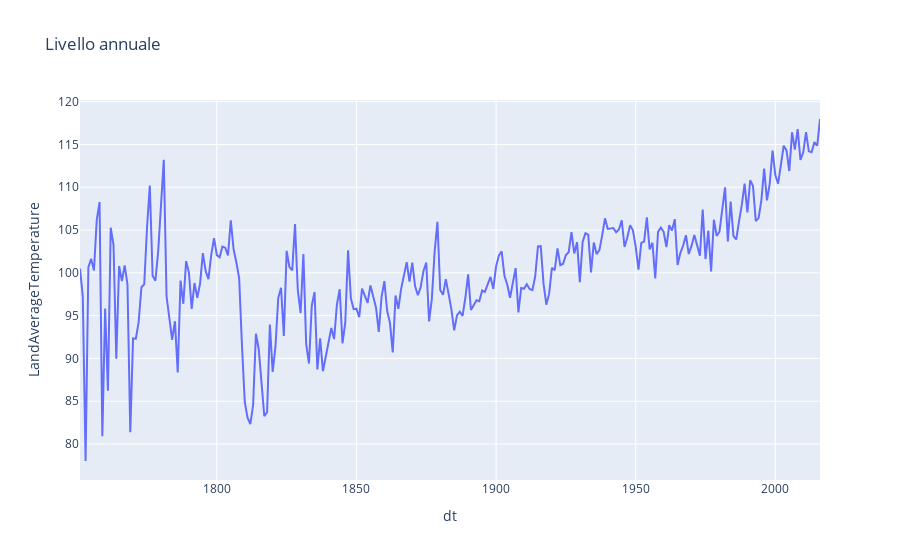

Here is the notebook cell this chart was saved with:
### Code cell
# livello annuale

df_year = df[['LandAverageTemperature']].resample("Y").sum()
fig = px.line(df_year, x=df_year.index, y="LandAverageTemperature", title='Livello annuale')
fig.show()

### Figure 1 — Plotly figure (JSON) as saved in the notebook; plotly's stock layout.template omitted (floating-point values rounded to 4 significant figures; data arrays with more than 128 entries replaced by an {"elided": "..."} marker saying what was removed)
{"data": [{"hovertemplate": "dt=%{x}<br>LandAverageTemperature=%{y}<extra></extra>", "legendgroup": "", "line": {"color": "#636efa", "dash": "solid"}, "marker": {"symbol": "circle"}, "mode": "lines", "name": "", "orientation": "v", "showlegend": false, "x": {"elided": "266 str values"}, "xaxis": "x", "y": {"elided": "266 float values"}, "yaxis": "y", "type": "scatter"}], "layout": {"xaxis": {"anchor": "y", "domain": [0.0, 1.0], "title": {"text": "dt"}}, "yaxis": {"anchor": "x", "domain": [0.0, 1.0], "title": {"text": "LandAverageTemperature"}}, "legend": {"tracegroupgap": 0}, "title": {"text": "Livello annuale"}}}
